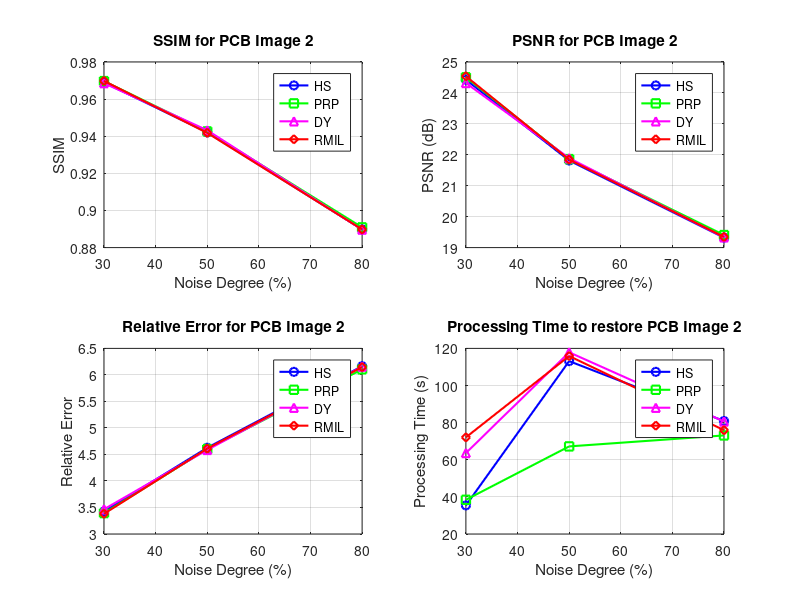

The MATLAB source for this figure: (Note: this script raises an error after producing the figure.)
% Example data for the methods and metrics
noise_degree = [30, 50, 80];
HS_SSIM = [0.9690, 0.9421, 0.8898];
PRP_SSIM = [0.9697, 0.9426, 0.8909];
DY_SSIM = [0.9686, 0.9432, 0.8897];
RMIL_SSIM = [0.9698, 0.9418, 0.8898];

HS_PSNR = [24.4257, 21.8151, 19.3219];
PRP_PSNR = [24.5047, 21.8607, 19.4058];
DY_PSNR = [24.3208, 21.8915, 19.3332];
RMIL_PSNR = [24.5382, 21.8437, 19.3450];

HS_RelErr = [3.4251, 4.6260, 6.1641];
PRP_RelErr = [3.3941, 4.6018, 6.1048];
DY_RelErr = [3.4667, 4.5855, 6.1560];
RMIL_RelErr = [3.3810, 4.6108, 6.1477];

HS_Time = [35.4083, 113.1364, 80.8718];
PRP_Time = [38.4333, 67.1938, 73.1058];
DY_Time = [63.6301, 117.8929, 80.6126];
RMIL_Time = [72.0681, 115.8810, 75.9384];

% Plot SSIM
figure;
subplot(2, 2, 1);
plot(noise_degree, HS_SSIM, '-o', 'Color', 'b', 'LineWidth', 1.5, 'DisplayName', 'HS');
hold on;
plot(noise_degree, PRP_SSIM, '-s', 'Color', 'g', 'LineWidth', 1.5, 'DisplayName', 'PRP');
plot(noise_degree, DY_SSIM, '-^', 'Color', 'm', 'LineWidth', 1.5, 'DisplayName', 'DY');
plot(noise_degree, RMIL_SSIM, '-d', 'Color', 'r', 'LineWidth', 1.5, 'DisplayName', 'RMIL');
xlabel('Noise Degree (%)');
ylabel('SSIM');
title('SSIM for PCB Image 2');
legend('Location', 'best');
grid on;

% Plot PSNR
subplot(2, 2, 2);
plot(noise_degree, HS_PSNR, '-o', 'Color', 'b', 'LineWidth', 1.5, 'DisplayName', 'HS');
hold on;
plot(noise_degree, PRP_PSNR, '-s', 'Color', 'g', 'LineWidth', 1.5, 'DisplayName', 'PRP');
plot(noise_degree, DY_PSNR, '-^', 'Color', 'm', 'LineWidth', 1.5, 'DisplayName', 'DY');
plot(noise_degree, RMIL_PSNR, '-d', 'Color', 'r', 'LineWidth', 1.5, 'DisplayName', 'RMIL');
xlabel('Noise Degree (%)');
ylabel('PSNR (dB)');
title('PSNR for PCB Image 2');
legend('Location', 'best');
grid on;

% Plot RelErr
subplot(2, 2, 3);
plot(noise_degree, HS_RelErr, '-o', 'Color', 'b', 'LineWidth', 1.5, 'DisplayName', 'HS');
hold on;
plot(noise_degree, PRP_RelErr, '-s', 'Color', 'g', 'LineWidth', 1.5, 'DisplayName', 'PRP');
plot(noise_degree, DY_RelErr, '-^', 'Color', 'm', 'LineWidth', 1.5, 'DisplayName', 'DY');
plot(noise_degree, RMIL_RelErr, '-d', 'Color', 'r', 'LineWidth', 1.5, 'DisplayName', 'RMIL');
xlabel('Noise Degree (%)');
ylabel('Relative Error');
title('Relative Error for PCB Image 2');
legend('Location', 'best');
grid on;

% Plot Processing Time
subplot(2, 2, 4);
plot(noise_degree, HS_Time, '-o', 'Color', 'b', 'LineWidth', 1.5, 'DisplayName', 'HS');
hold on;
plot(noise_degree, PRP_Time, '-s', 'Color', 'g', 'LineWidth', 1.5, 'DisplayName', 'PRP');
plot(noise_degree, DY_Time, '-^', 'Color', 'm', 'LineWidth', 1.5, 'DisplayName', 'DY');
plot(noise_degree, RMIL_Time, '-d', 'Color', 'r', 'LineWidth', 1.5, 'DisplayName', 'RMIL');
xlabel('Noise Degree (%)');
ylabel('Processing Time (s)');
title('Processing Time to restore PCB Image 2');
legend('Location', 'best');
grid on;


% Adjust layout
sgtitle('Comparison of Metrics for Different Methods');